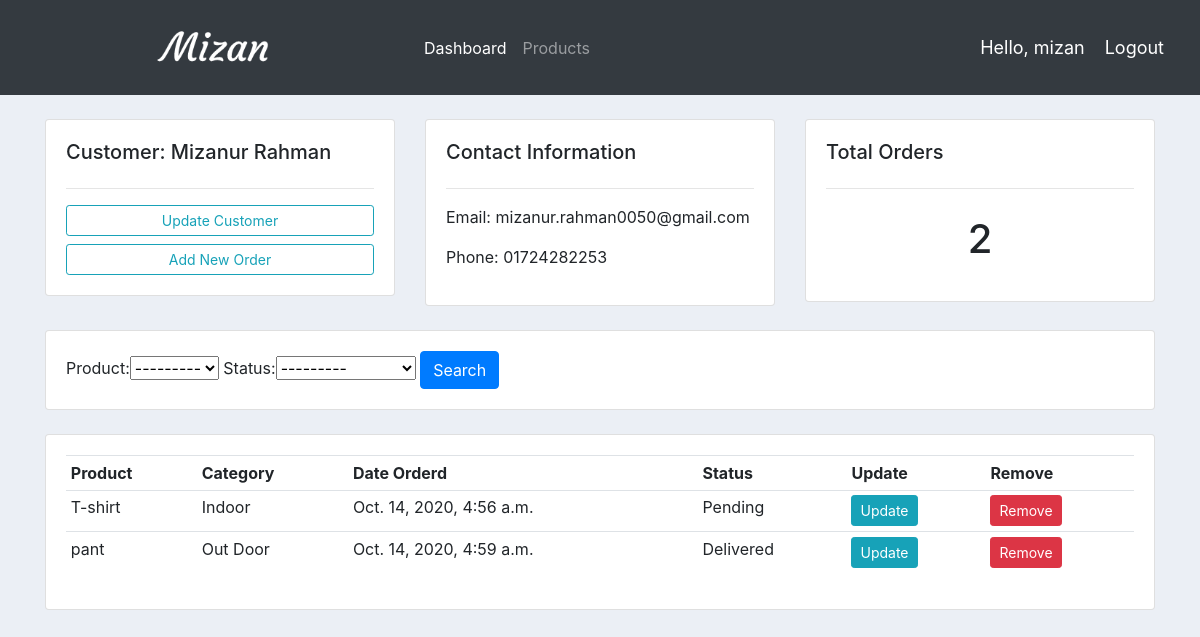
Screenshot of /customers/1/ (signed in) with the database file from the repository.
### accounts/models.py (models this page shows, shortened)
class Customer(models.Model):
	user = models.OneToOneField(User, null=True, on_delete=models.CASCADE)
	name = models.CharField(max_length=200, null=True)
	phone = models.CharField(max_length=200, null=True)
	email = models.CharField(max_length=200, null=True)
	date_created = models.DateTimeField(auto_now_add=True, null=True)

class Order(models.Model):
	STATUS = (
			('Pending', 'Pending'),
			('Out for delivery', 'Out for delivery'),
			('Delivered', 'Delivered'),
			)
	customer = models.ForeignKey(Customer, null=True, on_delete= models.SET_NULL)
	product = models.ForeignKey(Product, null=True, on_delete= models.SET_NULL)
	date_created = models.DateTimeField(auto_now_add=True, null=True)
	status = models.CharField(max_length=200, null=True, choices=STATUS)

class Product(models.Model):
	CATEGORY = (
			('Indoor', 'Indoor'),
			('Out Door', 'Out Door'),
			)
	name = models.CharField(max_length=200, null=True)
	price = models.FloatField(null=True)
	category = models.CharField(max_length=200, null=True, choices=CATEGORY)
	description = models.CharField(max_length=200, null=True)
	date_created = models.DateTimeField(auto_now_add=True, null=True)
	def __str__(self):
		return self.name

### accounts/decorators.py (the view)
		def wrapper_func(request, *args, **kwargs):
			group = None
			if request.user.groups.exists():
				group = request.user.groups.all()[0].name
			if group in allowed_roles:
				return view_func(request, *args, **kwargs)
			else:
				return HttpResponse('You are not authorized to view this page')

### accounts/views.py (called while the page is built)
@login_required(login_url='/login/')
@allowed_users(allowed_roles=['admin'])
def customers(request, pk):
    customer = Customer.objects.get(id=pk)
    orders = customer.order_set.all()
    order_count = orders.count()
    myFilter = OrderFilter(request.GET, queryset=orders)
    orders = myFilter.qs
    context={'customer':customer, 'orders':orders, 'order_count':order_count, 'myFilter':myFilter}
    return render(request,'accounts/customers.html', context)

### templates/accounts/customers.html
{% extends 'accounts/main.html' %}
{% block content %}
<br>
<div class="row">
	<div class="col-md">
		<div class="card card-body">
			<h5>Customer: {{ customer.name }}</h5>
			<hr>
			<a class="btn btn-outline-info  btn-sm btn-block" href="">Update Customer</a>
			<a class="btn btn-outline-info  btn-sm btn-block" href="{% url 'accounts:create_order' customer.id %}">Add New Order</a>
		</div>
	</div>
	<div class="col-md">
		<div class="card card-body">
			<h5>Contact Information</h5>
			<hr>
			<p>Email: {{ customer.email }}</p>
			<p>Phone: {{ customer.phone }}</p>
		</div>
	</div>
	<div class="col-md">
		<div class="card card-body">
			<h5>Total Orders</h5>
			<hr>
			<h1 style="text-align: center;padding: 10px">{{ order_count }}</h1>
		</div>
	</div>
</div>
<br>
<div class="row">
	<div class="col">
		<div class="card card-body">
			<form method="get">
				{{ myFilter.form }}
		    <button class="btn btn-primary" type="submit">Search</button>
		  </form>
		</div>
	</div>
</div>
<br>
<div class="row">
	<div class="col-md">
		<div class="card card-body">
			<table class="table table-sm">
				<tr>
					<th>Product</th>
					<th>Category</th>
					<th>Date Orderd</th>
					<th>Status</th>
					<th>Update</th>
					<th>Remove</th>
				</tr>
				{% for order in orders %}
					<tr>
						<td>{{ order.product }}</td>
						<td>{{ order.product.category }}</td>
						<td>{{ order.date_created }}</td>
						<td>{{ order.status }}</td>
						<td><a href="{% url 'accounts:update_order' order.id %}" class="btn btn-sm btn-info">Update</a></td>
						<td><a href="{% url 'accounts:delete_order' order.id %}" class="btn btn-sm btn-danger">Remove</a></td>
					</tr>
				{% endfor %}
			</table>
		</div>
	</div>
</div>
{% endblock  %}

### templates/accounts/navbar.html (shortened to what this page needs)
 {% load static %}
 <nav class="navbar navbar-expand-lg navbar-dark bg-dark">
     <img src="{% static 'images/logo.png' %}" alt="">
    <div class="collapse navbar-collapse" id="navbarText">
      <ul class="navbar-nav mr-auto">
        {% if request.user.is_staff %}
        <li class="nav-item active">
          <a class="nav-link" href="{% url 'accounts:index' %}">Dashboard </a>
        </li>
        <li class="nav-item">
          <a class="nav-link" href="{% url 'accounts:products' %}">Products</a>
        </li>
        {% endif %}
      </ul>
    </div>
    <span class="hello-msg">Hello, {{request.user}}</span>
    <span ><a  class="hello-msg" href="{% url 'accounts:logout' %}">Logout</a></span>
  </nav>

### static/css/main.css (style rules this page uses)
body { background-color: #ebeff5; }

### templates/accounts/navbar.html (style rules this page uses)
.hello-msg { font-size: 18px; color: #fff; margin-right: 20px; }

### rows the page displays
Customer: name "Mizanur Rahman", email "mizanur.rahman0050@gmail.com", phone "01724282253"
Order: product "T-shirt", product.category "Indoor", date_created "Oct. 14, 2020, 4:56 a.m.", status "Pending"
Order: product "pant", product.category "Out Door", date_created "Oct. 14, 2020, 4:59 a.m.", status "Delivered"

### other values shown
{{ request.user }} "mizan"
{{ order_count }} "2"
